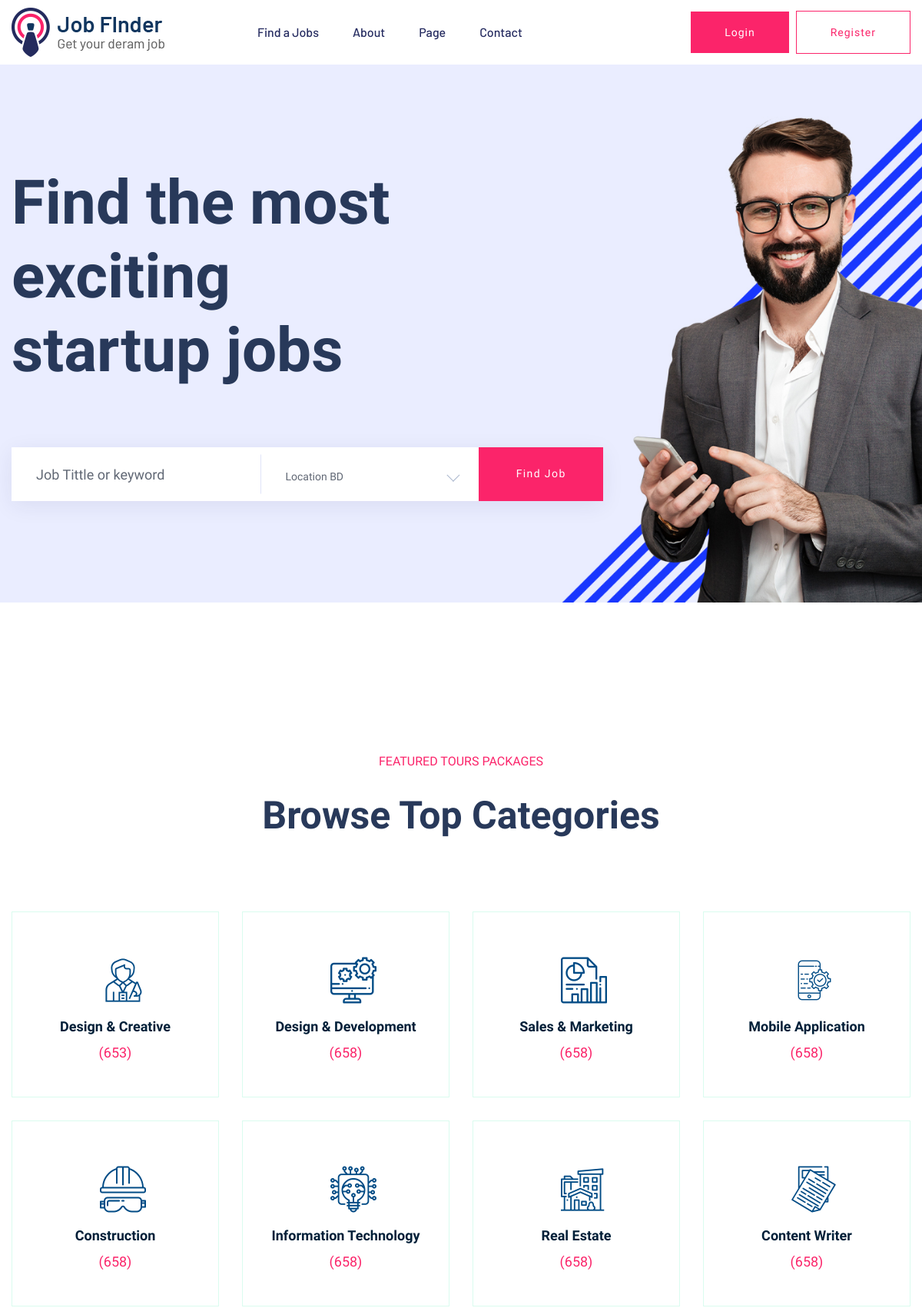
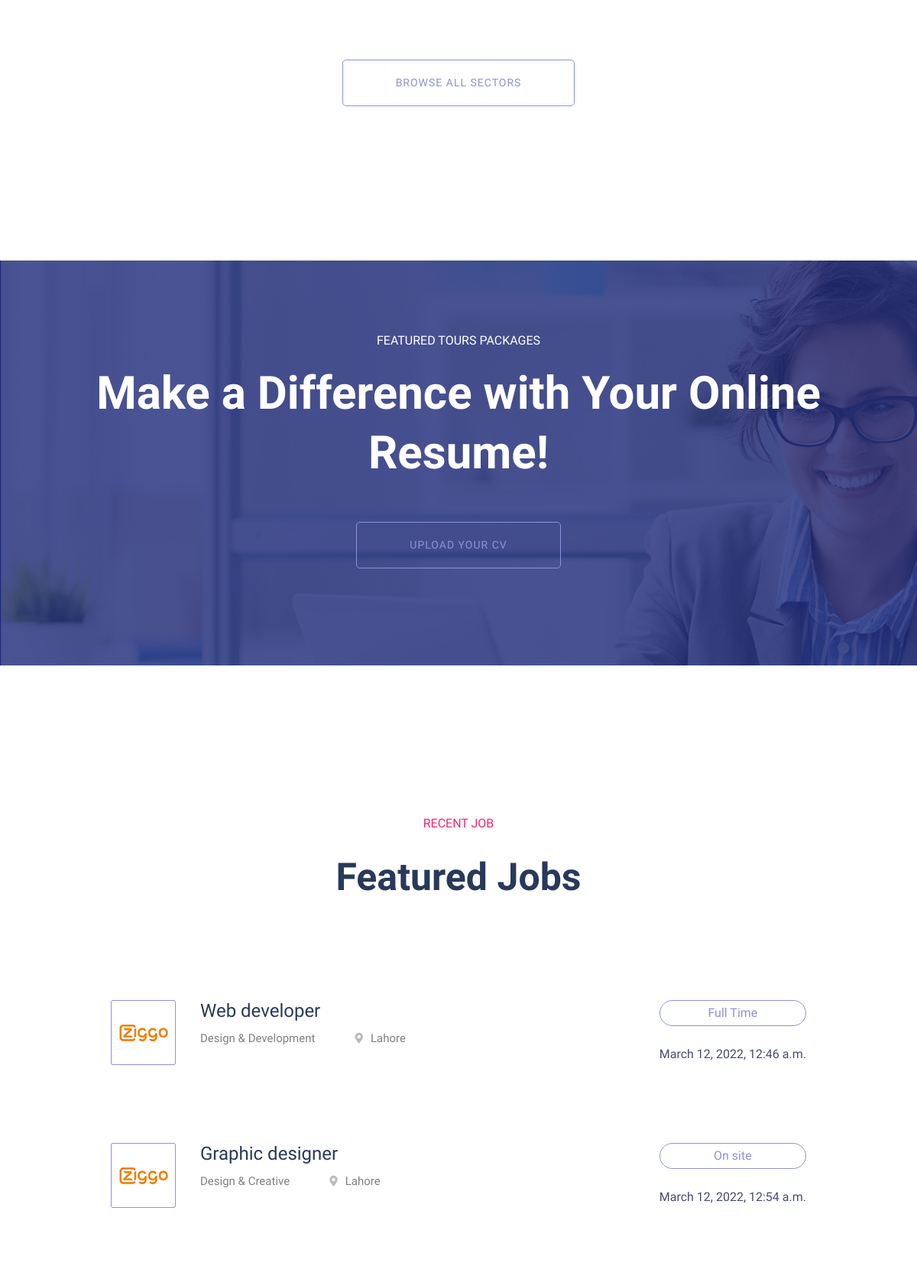
The page / (upper part) on the database its author committed (2 pictures, top to bottom).
### main/models.py (models this page shows, shortened)
class jobPostData(models.Model):
    CATEGORY_CHOICES = (
    ("Design & Creative", "Design & Creative"),
    ("Design & Development", "Design & Development"),
    ("Sales & Marketing", "Sales & Marketing"),
    ("Mobile Application", "Mobile Application"),
    ("Construction", "Construction"),
    ("Information Technology", "Information Technology"),
    ("Real Estate", "Real Estate"),
    ("Content Writer", "Content Writer"),
    )
    JOB_CHOICES =(
        ("Part Time","Part Time"),
        ("Full Time","Full Time"),
        ("Remote","Remote"),
        ("On site","On site"),
    )
    title = models.CharField(max_length=70,default='')
    desription = RichTextField(null=True,blank=True)
    author = models.CharField(max_length=50)
    location = models.CharField(max_length=100,default='')
    job_nature = models.CharField(max_length=30,choices=JOB_CHOICES,default='No choice')
    category = models.CharField(max_length=50,choices=CATEGORY_CHOICES,default='No category')
    posted_date = models.DateTimeField(auto_now_add=True)
    vacancy = models.IntegerField(default=1)
    salary = models.CharField(max_length=30,default='')
    application_deadline = models.DateTimeField(default=datetime.datetime.now())
    user_job_post = models.ForeignKey(User,on_delete=models.CASCADE)

### main/views.py (the view)
# urls.py: 2. Add a URL to urlpatterns:  path('', views.home, name='home')
def home(request):
    data = jobPostData.objects.all()
    template_name = 'main/index.html'
    context={
        'data':data,
    }
    return render(request,template_name,context)

### main/templates/main/index.html (shortened to what this page needs)
{% extends 'main/layout.html' %}
{% load static %}
{% block body %}
<main>
    <div class="slider-area">
      <div class="slider-active">
        <div
          class="single-slider slider-height d-flex align-items-center"
          data-background=" {% static 'main/assets/img/hero/h1_hero.jpg'  %}"
        >
          <div class="container">
            <div class="row">
              <div class="col-xl-6 col-lg-9 col-md-10">
                <div class="hero__caption">
                  <h1>Find the most exciting startup jobs</h1>
                </div>
              </div>
            </div>
            <div class="row">
              <div class="col-xl-8">
                <form action="#" class="search-box">
                  <div class="input-form">
                    <input type="text" placeholder="Job Tittle or keyword" />
                  </div>
                  <div class="select-form">
                  </div>
                  <div class="search-form">
                    <a href="#">Find job</a>
                  </div>
                </form>
              </div>
            </div>
          </div>
        </div>
      </div>
    </div>
    <div class="our-services section-pad-t30">
      <div class="container">
        <div class="row">
          <div class="col-lg-12">
            <div class="section-tittle text-center">
              <span>FEATURED TOURS Packages</span>
              <h2>Browse Top Categories</h2>
            </div>
          </div>
        </div>
        <div class="row d-flex justify-contnet-center">
          <div class="col-xl-3 col-lg-3 col-md-4 col-sm-6">
            <div class="single-services text-center mb-30">
              <div class="services-ion">
                <span class="flaticon-tour"></span>
              </div>
              <div class="services-cap">
                <h5><a href="job_listing.html">Design & Creative</a></h5>
                <span>(653)</span>
              </div>
            </div>
          </div>
          <div class="col-xl-3 col-lg-3 col-md-4 col-sm-6">
            <div class="single-services text-center mb-30">
              <div class="services-ion">
                <span class="flaticon-cms"></span>
              </div>
              <div class="services-cap">
                <h5><a href="job_listing.html">Design & Development</a></h5>
                <span>(658)</span>
              </div>
            </div>
          </div>
          <div class="col-xl-3 col-lg-3 col-md-4 col-sm-6">
            <div class="single-services text-center mb-30">
              <div class="services-ion">
                <span class="flaticon-report"></span>
              </div>
              <div class="services-cap">
                <h5><a href="job_listing.html">Sales & Marketing</a></h5>
                <span>(658)</span>
              </div>
            </div>
          </div>
          <div class="col-xl-3 col-lg-3 col-md-4 col-sm-6">
            <div class="single-services text-center mb-30">
              <div class="services-ion">
                <span class="flaticon-app"></span>
              </div>
              <div class="services-cap">
                <h5><a href="job_listing.html">Mobile Application</a></h5>
                <span>(658)</span>
              </div>
            </div>
          </div>
          <div class="col-xl-3 col-lg-3 col-md-4 col-sm-6">
            <div class="single-services text-center mb-30">
              <div class="services-ion">
                <span class="flaticon-helmet"></span>
              </div>
              <div class="services-cap">
                <h5><a href="job_listing.html">Construction</a></h5>
                <span>(658)</span>
              </div>
            </div>
          </div>
          <div class="col-xl-3 col-lg-3 col-md-4 col-sm-6">
            <div class="single-services text-center mb-30">
              <div class="services-ion">
                <span class="flaticon-high-tech"></span>
              </div>
              <div class="services-cap">
                <h5><a href="job_listing.html">Information Technology</a></h5>
                <span>(658)</span>
              </div>
            </div>
          </div>
          <div class="col-xl-3 col-lg-3 col-md-4 col-sm-6">
            <div class="single-services text-center mb-30">
              <div class="services-ion">
                <span class="flaticon-real-estate"></span>
              </div>
              <div class="services-cap">
                <h5><a href="job_listing.html">Real Estate</a></h5>
                <span>(658)</span>
              </div>
            </div>
          </div>
          <div class="col-xl-3 col-lg-3 col-md-4 col-sm-6">
            <div class="single-services text-center mb-30">
              <div class="services-ion">
                <span class="flaticon-content"></span>
              </div>
              <div class="services-cap">
                <h5><a href="job_listing.html">Content Writer</a></h5>
                <span>(658)</span>
              </div>
            </div>
          </div>
        </div>
        <div class="row">
          <div class="col-lg-12">
            <div class="browse-btn2 text-center mt-50">
              <a href="job_listing.html" class="border-btn2"
                >Browse All Sectors</a
              >
            </div>
          </div>
        </div>
      </div>
    </div>
    <div
      class="online-cv cv-bg section-overly pt-90 pb-120"
      data-background="{% static  'main/assets/img/gallery/cv_bg.jpg' %}  "
    >
      <div class="container">
        <div class="row justify-content-center">
          <div class="col-xl-10">
            <div class="cv-caption text-center">
              <p class="pera1">FEATURED TOURS Packages</p>
              <p class="pera2">Make a Difference with Your Online Resume!</p>
              <a href="#" class="border-btn2 border-btn4">Upload your cv</a>
            </div>
          </div>
        </div>
      </div>
    </div>
    <section class="featured-job-area feature-padding">
      <div class="container">
        <div class="row">
          <div class="col-lg-12">
            <div class="section-tittle text-center">
              <span>Recent Job</span>
              <h2>Featured Jobs</h2>
            </div>
          </div>
        </div>
        <div class="row justify-content-center">
          <div class="col-xl-10">
            {%  for dt in data %}
            <div class="single-job-items mb-30">
              <div class="job-items">
                <div class="company-img">
                  <a href="{% url 'jobPostDetail' dt.id %}"
                    ><img src="{% static  'main/assets/img/icon/job-list1.png' %} " alt=""
                  /></a>
                </div>
                <div class="job-tittle">
                  <a href="{% url 'jobPostDetail' dt.id %}"><h4>{{dt.title}}</h4></a>
                  <ul>
                    <li>{{dt.category}}</li>
                    <li>
                      <i class="fas fa-map-marker-alt"></i>{{dt.location}}
                    </li>
                  </ul>
                </div>
              </div>
              <div class="items-link f-right">
                <a href="{% url 'jobPostDetail' dt.id %}">{{dt.job_nature}}</a>
                <span>{{dt.posted_date}}</span>
              </div>
            </div>
            {% endfor %}
          </div>
        </div>
      </div>
    </section>
  </main>
{% endblock body %}

### rows shown on the page
jobPostData: title "Web developer", category "Design & Development", location "Lahore", job_nature "Full Time", posted_date "March 12, 2022, 12:46 a.m."
jobPostData: title "Graphic designer", category "Design & Creative", location "Lahore", job_nature "On site", posted_date "March 12, 2022, 12:54 a.m."
